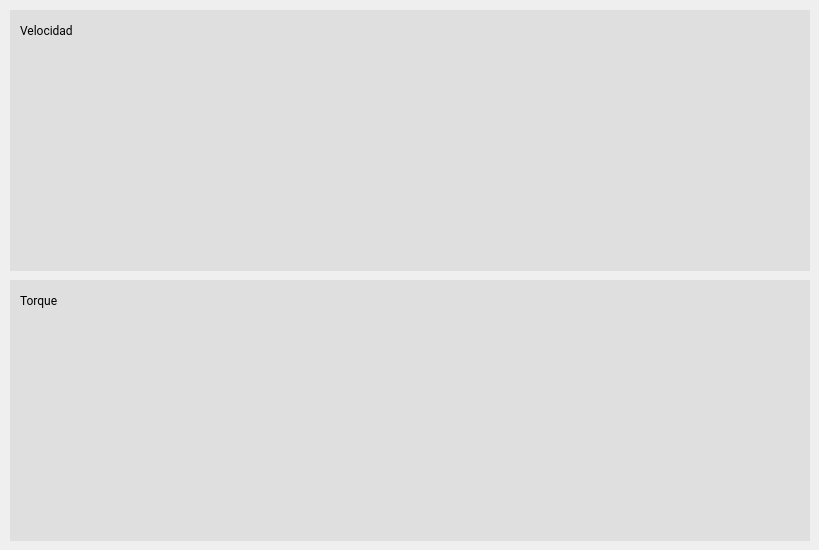
   <widget class="QWidget" name="tab_2">
    <attribute name="title">
     <string>Motor</string>
    </attribute>
    <widget class="QCustomPlot" name="Plot4" native="true">
     <property name="geometry">
      <rect>
       <x>20</x>
       <y>320</y>
       <width>780</width>
       <height>211</height>
      </rect>
     </property>
     <property name="styleSheet">
      <string notr="true">background-color: rgb(223, 223, 223);
border: none;
background-repeat: none;</string>
     </property>
    </widget>
    <widget class="QPushButton" name="pushButton_7">
     <property name="geometry">
      <rect>
       <x>10</x>
       <y>280</y>
       <width>800</width>
       <height>261</height>
      </rect>
     </property>
     <property name="styleSheet">
      <string notr="true">background-color: rgb(223, 223, 223);
border: none;
background-repeat: none;</string>
     </property>
     <property name="text">
      <string/>
     </property>
    </widget>
    <widget class="QLabel" name="label_12">
     <property name="geometry">
      <rect>
       <x>20</x>
       <y>20</y>
       <width>111</width>
       <height>20</height>
      </rect>
     </property>
     <property name="font">
      <font>
       <family>Roboto</family>
      </font>
     </property>
     <property name="styleSheet">
      <string notr="true">background-color: rgb(223, 223, 223);
border: none;
background-repeat: none;</string>
     </property>
     <property name="text">
      <string>Velocidad</string>
     </property>
    </widget>
    <widget class="QPushButton" name="pushButton_6">
     <property name="geometry">
      <rect>
       <x>10</x>
       <y>10</y>
       <width>800</width>
       <height>261</height>
      </rect>
     </property>
     <property name="styleSheet">
      <string notr="true">background-color: rgb(223, 223, 223);
border: none;
background-repeat: none;</string>
     </property>
     <property name="text">
      <string/>
     </property>
    </widget>
    <widget class="QLabel" name="label_13">
     <property name="geometry">
      <rect>
       <x>20</x>
       <y>290</y>
       <width>81</width>
       <height>21</height>
      </rect>
     </property>
     <property name="font">
      <font>
       <family>Roboto</family>
      </font>
     </property>
     <property name="styleSheet">
      <string notr="true">background-color: rgb(223, 223, 223);
border: none;
background-repeat: none;</string>
     </property>
     <property name="text">
      <string>Torque</string>
     </property>
    </widget>
    <widget class="QCustomPlot" name="Plot3" native="true">
     <property name="geometry">
      <rect>
       <x>20</x>
       <y>50</y>
       <width>780</width>
       <height>211</height>
      </rect>
     </property>
     <property name="styleSheet">
      <string notr="true">background-color: rgb(223, 223, 223);
border: none;
background-repeat: none;</string>
     </property>
    </widget>
    <zorder>pushButton_7</zorder>
    <zorder>pushButton_6</zorder>
    <zorder>Plot4</zorder>
    <zorder>label_12</zorder>
    <zorder>label_13</zorder>
    <zorder>Plot3</zorder>
   </widget>
